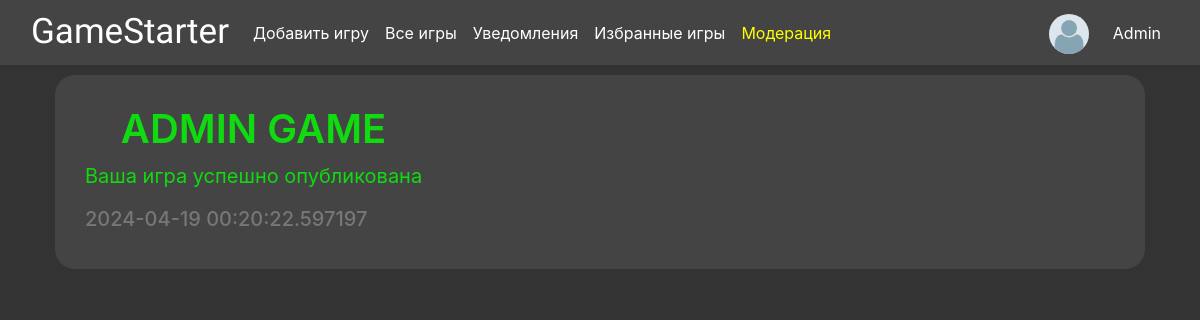
Page /notifications (signed in) on the committed database.
### data/users.py (models this page shows, shortened)
class User(SqlAlchemyBase, SerializerMixin, UserMixin):
    __tablename__ = 'users'
    id = sqlalchemy.Column(sqlalchemy.Integer, primary_key=True, autoincrement=True)
    name = sqlalchemy.Column(sqlalchemy.String, nullable=True)
    nickname = sqlalchemy.Column(sqlalchemy.String, nullable=True)
    is_moderator = sqlalchemy.Column(sqlalchemy.Boolean, nullable=True)
    favorites = sqlalchemy.Column(sqlalchemy.String, nullable=True)
    email = sqlalchemy.Column(sqlalchemy.String, nullable=True, unique=True)
    hashed_password = sqlalchemy.Column(sqlalchemy.String, nullable=True)
    games_when_collaborate = orm.relationship('Game', backref='collaborator', secondary="association")
    profile_image = sqlalchemy.Column(sqlalchemy.String, default='/static/profile_images/default.png')
    notifications = orm.relationship('Notification', back_populates='user')
    games = orm.relationship("Game", back_populates='user')
    comments = orm.relationship('Comment', back_populates='user')
    games_likes = orm.relationship('Game', overlaps="games_dislikes")
    games_dislikes = orm.relationship('Game', overlaps="games_likes")
    comment_likes = orm.relationship('Comment', overlaps="comments_dislikes")
    comment_dislikes = orm.relationship('Comment', overlaps="comment_likes")

### data/notifications.py (models this page shows)
class Notification(SqlAlchemyBase, SerializerMixin):
    __tablename__ = 'notifications'
    id = sqlalchemy.Column(sqlalchemy.Integer, primary_key=True, autoincrement=True)
    for_user = sqlalchemy.Column(sqlalchemy.Integer, sqlalchemy.ForeignKey('users.id'))
    game_name = sqlalchemy.Column(sqlalchemy.String, sqlalchemy.ForeignKey('games.name'))
    status_nice = sqlalchemy.Column(sqlalchemy.Boolean)
    created_date = sqlalchemy.Column(sqlalchemy.DateTime,
                                     default=datetime.now)
    user = orm.relationship('User')
    game = orm.relationship('Game')

### main.py (the view)
@app.route('/notifications')
def notifications():
    if not current_user.is_authenticated:
        return redirect('/preview')
    notifications = current_user.notifications
    notifications.sort(key=lambda x: x.created_date)
    return render_template('notifications.html', title='Уведомления', notifications=notifications)

### data/db_session.py (called while the page is built)
def create_session() -> Session:
    global __factory
    return __factory()

### main.py (called while the page is built)
@login_manager.user_loader
def load_user(user_id):
    db_sess = db_session.create_session()
    return db_sess.get(User, user_id)

### templates/notifications.html
{% extends "base.html" %}
{% block content %}
{% for notif in notifications %}
    <div class="content">
    <div class="notif-{% if notif.status_nice %}success{% else %}danger{% endif %}" role="alert">
        <h1>{{notif.game_name}}</h1>
        <p>
            {% if notif.status_nice %}
            Ваша игра успешно опубликована
            {% else %}
            Ваша игра отклонена
            {% endif %}
        </p>
        <h2>{{notif.created_date}}</h2>
    </div>
    </div>
{% endfor %}
{% endblock %}

### templates/base.html (shortened to what this page needs)
<!doctype html>
<html lang="en">
<head>
    <link rel="stylesheet" href="https://cdn.jsdelivr.net/npm/bootstrap@4.0.0/dist/css/bootstrap.min.css"
>
    <link rel="stylesheet" href="/static/css/style.css">
    <link rel="stylesheet" href="/static/css/profile.css">
    <link rel="stylesheet" href="/static/css/moderation.css">
    <link rel="stylesheet" href="/static/css/game_page.css">
    <link rel="stylesheet" href="/static/css/notificatons.css">
</head>
<body>
<header>
    <nav class="navbar navbar-expand-lg bg-body-tertiary navbar-dark">
        <div class="container-fluid">
            <a class="navbar-brand" href="/">GameStarter</a>
            {% if current_user.is_authenticated %}
            <div class="collapse navbar-collapse" id="navbarSupportedContent">
                <ul class="navbar-nav me-auto mb-2 mb-lg-0">
                    <li class="nav-item">
                        <a class="nav-link active" aria-current="page" href="/game/add">Добавить игру</a>
                    </li>
                    <li>
                        <a class="nav-link active" aria-current="page" href="/">Все игры</a>
                    </li>
                    <li>
                        <a class="nav-link active" aria-current="page" href="/notifications">Уведомления</a>
                    </li>
                    <li>
                        <a class="nav-link active" aria-current="page" href="/favourites">Избранные игры</a>
                    </li>
                    {% if current_user.is_moderator %}
                    <li class="nav-item">
                        <a class="nav-link active" aria-current="page" href="/moderation" style="color: yellow">Модерация</a>
                    </li>
                    {% endif %}
                </ul>
            </div>
            <a class="navbar-brand" href="/profile/{{current_user.nickname}}"><img class="navbar-user-image" src="{{current_user.profile_image}}" alt=""></a>
            <div class="navbar-nav">
                <li class="nav-item">
                    <a class="nav-link active" aria-current="page" href="/profile/{{current_user.nickname}}">{{current_user.nickname}}</a>
                </li>
            </div>
            {% endif %}
        </div>
    </nav>
</header>
<main role="main" class="container">
    {% block content %}{% endblock %}
</main>
</body>
</html>

### static/css/style.css (style rules this page uses)
body { background-color: #333; color: white; }
nav { background-color: #444; max-height: 65px; }
.navbar-brand { font-family: "Jersey 15"; font-size: 35px; height: fit-content; width: fit-content; }
.navbar-user-image { border-radius: 50%; width: 40px; height: 40px; }

### static/css/game_page.css (style rules this page uses)
.content { padding: 20px; border-radius: 20px; margin: 10px; background-color: #444; display: flex; justify-content: space-between; }
.content h1 { font-size: 40px; font-weight: 600; text-align: center; }
.content p { font-size: 20px; }

### static/css/notificatons.css (style rules this page uses)
.notif-success { background-color: #444; border-color: rgb(16, 218, 16); border-radius: 20px; color: rgb(16, 218, 16); margin: 10px }
.notif-success h2 { color:#777; font-size: 20px; }

### rows in the picture
User: profile_image (placeholder picture), nickname "Admin"
Notification: game_name "ADMIN GAME", status_nice "Ваша игра успешно опубликована", created_date "2024-04-19 00:20:22.597197"
